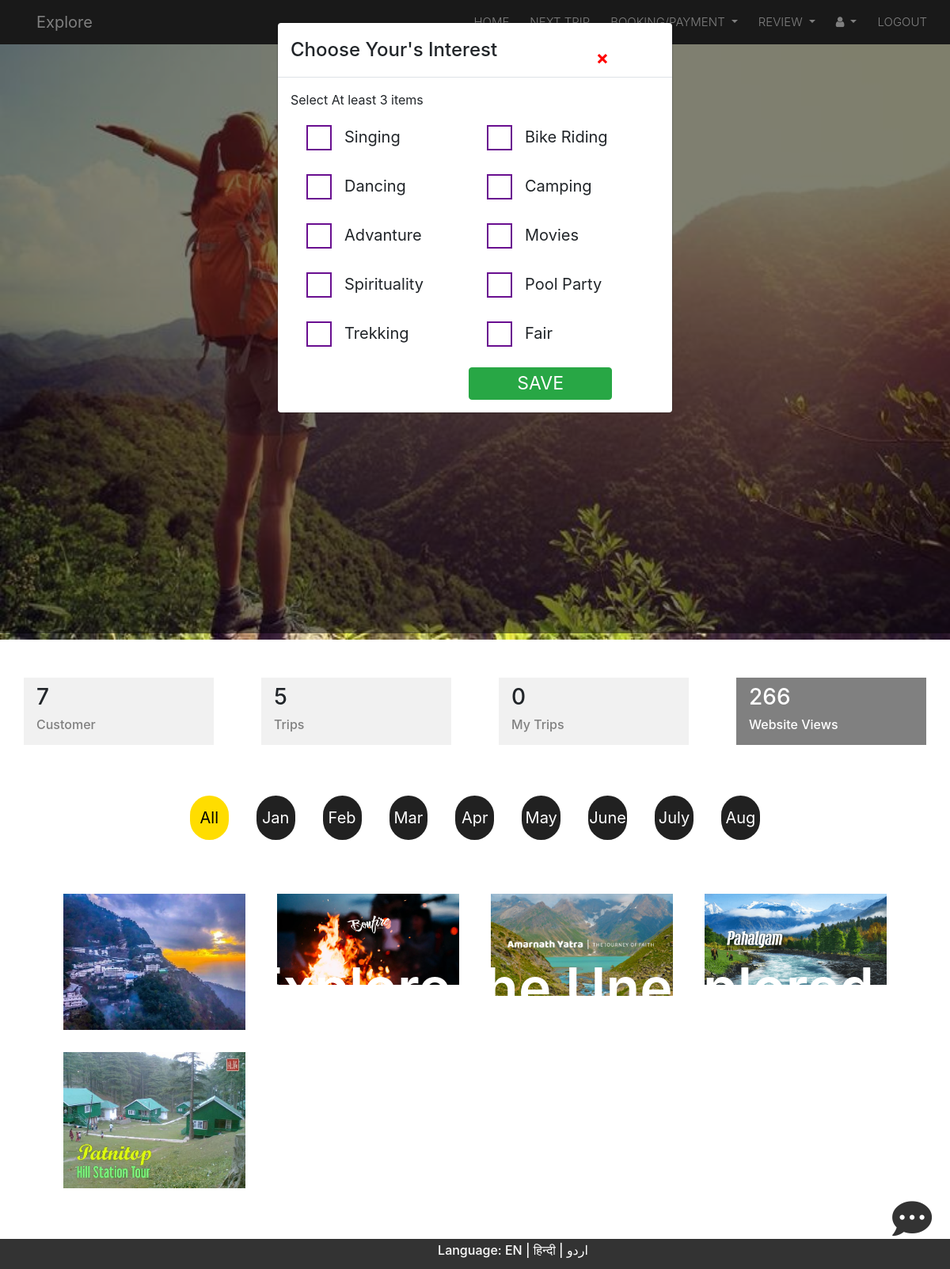
Screenshot of /weekend/login/home.php with the database file from the repository.
### tables this page shows
CREATE TABLE `traffic` (
  `traffic_id` smallint(5) UNSIGNED NOT NULL,
  `website` varchar(10) NOT NULL,
  `views` smallint(5) UNSIGNED NOT NULL
);

CREATE TABLE `weekend_plans` (
  `plan_id` smallint(8) UNSIGNED NOT NULL,
  `trip_name` varchar(30) NOT NULL,
  `pickup_point` varchar(80) NOT NULL,
  `arrival_time` char(10) NOT NULL,
  `start_date` date DEFAULT NULL,
  `end_date` date DEFAULT NULL,
  `destination` varchar(50) DEFAULT NULL,
  `fee_charges` smallint(7) UNSIGNED DEFAULT NULL,
  `members` char(2) NOT NULL,
  `cmn_interest` varchar(20) NOT NULL,
  `stay_address` varchar(60) DEFAULT NULL,
  `post_date` timestamp NOT NULL DEFAULT current_timestamp(),
  `booking_member` char(2) NOT NULL,
  `map` varchar(255) NOT NULL,
  `note` varchar(255) NOT NULL
);

CREATE TABLE `trip_gallery` (
  `gallery_id` smallint(8) UNSIGNED NOT NULL,
  `plan_id` smallint(8) UNSIGNED NOT NULL,
  `source` varchar(40) NOT NULL
);

### weekend/select_lang.php (called while the page is built, shortened)
<?php
 if (isset($_GET['lang'])) {
     $set_lang=$_GET['lang'];
  }else{
    $set_lang='en';
  }
  $lang=array();
if ($set_lang=='en') {
  $lang['lang']='Language';
  $lang['home']='HOME';
  $lang['about']='ABOUT';
  $lang['contact']='CONTACT';
  $lang['faq']='FAQs';
  $lang['login']='LOGIN';
  $lang['enroll']='Enroll Yourself';
  $lang['explore']='Explore the Unexplored';
  $lang['weekend']='Weekend Planer';
  $lang['enjoy']='Enjoy trips with new friends.';
  $lang['popular']='Popular Places';
  $lang['see']='see the most featured places';
  $lang['1']='KATRA VAISHNO DEVI';
  $lang['believe']='We believe that Travel brings knowledge, Knowledge brings opportunity and Opportunity brings prosperity';
  $lang['2']='SRINAGAR';
  $lang['3']='PATNITOP';
  $lang['visit']='visit now!';
  $lang['about_us']='ABOUT US';
  $lang['world']='Explore The World With Us';
  $lang['why']='Why Choose Us?';
  $lang['travel']='We believe that Travel brings knowledge, Knowledge brings opportunity and Opportunity brings prosperity. It is a weekend trip where the management believes in transparency, trust, knowledge distribution and providing quality to our customers.';
  $lang['read']='Read more';
  $lang['about_p']='We believe that Travel brings knowledge, Knowledge brings opportunity and Opportunity brings prosperity. Explore is not only business for us, but its a philosophy. It is a weekend trip where the management believes in transparency, trust, knowledge distribution and providing quality to our customers. Our customers are our biggest brand ambassadors and our employees are our biggest strengths.';
  $lang['about_p1']='There is no such website which schedules weekend trip for like minded people.
               You can plan trips with your friends but going on trips with strangers having same hobbies as yours is not something you can do on your own this where our website provides you this facility so you can enjoy a wonderful trip with some like minded people within your city.';
   $lang['about_p2']='This website allow customers to easily access all the information and details needed to make their  arrangements. With all the information at their fingertips, customers can make decisions at their convenience. It involves online booking  the process into a pain-free, step-by-step booking experience, which they can do at any time. This allow you to keep track of how consumers decide to spend their money.';
   $lang['Quick_Links']='Quick Links' ;
   $lang['Contact_Info']='Contact Info';
   $lang['CONTACT_US']='CONTACT US';
   $lang['address']='Address';
   $lang['mail']='E-Mail';
   $lang['phone']='Phone';
   $lang['touch']='Get in touch';
   $lang['full_name']='Full Name';
   $lang['message']='Message';
   $lang['Forgot_Password']='Forgot Password?';
   $lang['s_login']='Login';
   $lang['enter_pswd']='Enter Password*';
   $lang['Password']='Password';
   $lang['Enter_Email_Id']='Enter Email*';
   $lang['Email_Id']='Email Id';
   $lang['Welcome']='Welcome';
   $lang['Login_Here']='Login Here';
   $lang['package_p']='You can plan trips with your friends but going on trips with strangers having same hobbies as yours is not something you can do on your own';
   $lang['Srinagar']='Srinagar';
   $lang['Katra']='KATRA';
   $lang['patnitop']='PATNITOP';
   $lang['srinagar']='SRINAGAR';
   $lang['mansar']='MANSAR';
   $lang['bhaderwah']='BHADERWAH';
   $lang['book_now']='Book now';
   $lang['P']='P';
   $lang['A']='A';
   $lang['C']='C';
   $lang['K']='K';
   $lang['G']='G';
   $lang['E']='E';
   $lang['S']='S';
   $lang['R']='R';
   $lang['V']='V';
}
?>

### weekend/php/code.php (called while the page is built, shortened)
<?php
abstract class clsConnection
{
    public function __construct()
    {
        $dbHost="localhost";
        $dbName="explore";
        $dbUser="root";
        $dbPassword="";
        try
        {
            $this->dbConn= new PDO("mysql:host=$dbHost;dbname=$dbName",$dbUser,$dbPassword);
        }
        catch(PDOException $e)
        {
            Echo "Connection failed" . $e->getMessage();
        }
    }
}
class clsUser extends clsConnection implements I_User
{
    public function UserCount(){
        try{
             $sql="SELECT COUNT(u_id) FROM user_tbl WHERE status=1";
             $stmt=$this->dbConn->prepare($sql);
             $stmt->execute();
             $result=$stmt->fetchAll();
           return $result;
        }
        catch (PDOException $e){
            echo "User Count Fetch Error:".$e->getMessage();
        }
    }
}
class clsWeekendPlans extends clsConnection implements I_WeekendPlans
{
     public function ShowWeekendPlans(){
        try{
             $sql="SELECT * FROM weekend_plans";
             $stmt=$this->dbConn->prepare($sql);
             $stmt->execute();
             $result=$stmt->fetchAll();
           return $result;
        }
        catch (PDOException $e){
            echo "Show Weekend plans Error:".$e->getMessage();
        }
    }
     public function TripCount(){
        try{
             $sql="SELECT COUNT(plan_id) FROM weekend_plans";
             $stmt=$this->dbConn->prepare($sql);
             $stmt->execute();
             $result=$stmt->fetchAll();
           return $result;
        }
        catch (PDOException $e){
            echo "Trip Count Fetch Error:".$e->getMessage();
        }
    }
}
class clsTripGallery extends clsConnection implements I_TripGallery
{
     public function Gallery($plan_id){
        try{
             $sql="SELECT * FROM trip_gallery WHERE plan_id=:plan_id";
             $stmt=$this->dbConn->prepare($sql);
             $stmt->bindParam(':plan_id',$plan_id);
             $stmt->execute();
             $result=$stmt->fetchAll();
           return $result;
        }
        catch (PDOException $e){
            echo "Gallery Error:".$e->getMessage();
        }
    }
}
class clsPlanPurchase extends clsConnection implements I_PlanPurchase
{
    public function CountUserTrip($u_id){
        try{
             $sql="SELECT count(u_id) FROM plan_purchase WHERE u_id=:u_id and pay_status=1";
             $stmt=$this->dbConn->prepare($sql);
             $stmt->bindParam(':u_id',$u_id);
             $stmt->execute();
             $result=$stmt->fetchAll();
           return $result;
        }
        catch (PDOException $e){
            echo "Trip Booking Error:".$e->getMessage();
        }
    }
}
class clsTraffic extends clsConnection implements I_Traffic
{
    public function ShowTraffic(){
        try{
             $sql="SELECT * FROM traffic";
             $stmt=$this->dbConn->prepare($sql);
             $stmt->execute();
             $result=$stmt->fetchAll();
           return $result;
        }
        catch (PDOException $e){
            echo "Traffic Fetch Error:".$e->getMessage();
        }
    }
}
?>

### weekend/login/home.php (the view, shortened to what this page needs)
<?php session_start();
     require_once('../php/code.php');
     include'../select_lang.php';
     $f_name="";
     $l_name="";
 ?>
 <!DOCTYPE html>
<html lang="en">
   <head>
     <?php include'../links/links.php'; ?>
          <link rel="stylesheet" href="css/home.css">
          <link rel="stylesheet" href="css/chat.css">
           <link rel="stylesheet" href="css/hobby.css">
   </head>
   <body>
 <?php include'title_bar.php'; ?>
 <?php include'hobby.php'; ?>
      <div class="home-img">
        <div class="content">
              <h1><?php echo $lang['explore']; ?><br><?php echo $lang['weekend']; ?></h1><br>
              <p><?php echo $lang['Welcome']; ?> <?php echo $f_name; ?> <?php echo  $l_name; ?></p>
        </div>
 </div>
 <br><br>
                   <?php
                          $Obj=new clsUser();
                          $info=$Obj->UserCount();
                          $FunObj=new clsWeekendPlans();
                          $counttrip=$FunObj->TripCount();
                        foreach ($info as $data_info) {
                            $ans=$data_info['COUNT(u_id)'];
                          }
                          foreach ($counttrip as $data_count) {
                            $answer=$data_count['COUNT(plan_id)'];
                          }
                       $T_Obj=new clsTraffic();
                       $t_result=$T_Obj->ShowTraffic();
                       foreach ($t_result as $t_arr) {
                         $traffic=$t_arr['views'];
                         }
                       $P_Obj=new clsPlanPurchase();
                       $P_result=$P_Obj->CountUserTrip($u_id);
                       foreach ($P_result as $P_arr) {
                         $my_trip=$P_arr['count(u_id)'];
                       }
                          ?>
       <div class="main-content">
           <span class="box">
             <h3><?php echo $ans; ?></h3>
             <h6><?php echo $lang['txt12']; ?></h6>
           </span>
             <span class="box">
             <h3><?php echo $answer; ?></h3>
            <h6><?php echo $lang['txt13']; ?></h6>
           </span>
            <span class="box">
             <h3><?php echo $my_trip; ?></h3>
             <h6><?php echo $lang['txt6']; ?></h6>
           </span>
             <span class="traffic">
             <h3><?php echo $traffic; ?></h3>
            <h6><?php echo $lang['txt14']; ?></h6>
          </span>
        </div>
  <br>
      <div class="carousel-box">
         <div class="carousel owl-carousel items">
            <div class="item month" data-name="all">
               <?php echo $lang['txt7']; ?>
            </div>
            <div class="item" data-name="Jan">
               <?php echo $lang['txt57']; ?>
            </div>
            <div class="item" data-name="Feb">
               <?php echo $lang['txt58']; ?>
            </div>
            <div class="item" data-name="Mar">
               <?php echo $lang['txt59']; ?>
            </div>
            <div class="item" data-name="Apr">
               <?php echo $lang['txt60']; ?>
            </div>
            <div class="item" data-name="May">
               <?php echo $lang['txt61']; ?>
            </div>
            <div class="item" data-name="Jun">
               <?php echo $lang['txt62']; ?>
            </div>
            <div class="item" data-name="Jul">
               <?php echo $lang['txt63']; ?>
            </div>
            <div class="item" data-name="Aug">
               <?php echo $lang['txt64']; ?>
            </div>
         </div>
      </div>
   <div class="wrapper">
    <div class="gallery">
            <?php
                 $FunObj=new clsWeekendPlans();
                 $result=$FunObj->ShowWeekendPlans();
                $Obj=new clsTripGallery();
                 foreach ($result as $data) {
                  $plan_id=$data['plan_id'];
                  $post_date=$data['start_date'];
                   $sol=$Obj->Gallery($plan_id);
               foreach ($sol as $row){
                $source=$row['source'];
                break;
               }
               ?>
      <div class="image" data-name="<?php echo date('M', strtotime("$post_date")); ?>"><span><button class="btn" value="<?php echo $plan_id;?>" onclick="getplanid(this);"><img src="../img/<?php echo $source; ?>"></button></span></div>
      <?php
             }
       ?>
    </div>
  </div>
  <button type="button" class="btn chatting-box" data-toggle="modal" data-target="#myModal">
  <i class="fas fa-comment-dots"></i>
</button>
<footer>
  <h6><div class="lang_btn">
     <?php echo $lang['lang']; ?>: <a href="home.php?lang=en">EN | </a><a href="home.php?lang=hi">हिन्दी</a><a href="home.php?lang=ur"> | اردو</a>
   </div></h6>
</footer>
   </body>
</html>

### weekend/login/css/home.css (style rules this page uses)
* { box-sizing: border-box; }
.wrapper { padding: 0px 60px; padding-bottom: 50px; }
.home-img .content { position: absolute; right: 6rem; bottom:9rem; color: #fff; font-weight: 600; }
.content h1 { font-size: 70px; font-weight: 600; }
.content p { font-size: 25px; text-transform: uppercase; }
.main-content { display: flex; justify-content: space-around; padding-bottom: 40px; }
.main-content h6 { color: grey; }
.main-content .box { width: 20%; padding:.5rem 1rem; background: #f1f1f1; }
.main-content .traffic { background: grey; color: #fff; width: 20%; padding:.5rem 1rem; }
.main-content .traffic h6 { color: #fff; }
.chatting-box { position: fixed; right: 10px; bottom:2rem; z-index: 2000; }
.chatting-box i { color: #333333; font-size: 50px; }
.lang_btn { margin-left:6rem; color: #fff; }
.lang_btn a { color: #fff; }
footer { background:#333333; color:#fff; text-align: center; padding: 5px; }
.carousel-box { width: 100%; display: flex; justify-content: center; }
.carousel { width: 60%; }
.carousel .item { display: flex; justify-content: center; cursor: pointer; color: #fff; background: #212121; padding: 13px; text-align: center; font-size: 20px; border-radius: 30px; }
.carousel .month { color: #000; background: #ffdd00; }
.gallery { display: flex; flex-wrap: wrap; margin-top: 30px; }
.gallery .image { width: calc(100% / 4); padding: 7px; cursor: pointer; }
.gallery .image span { display: flex; width: 100%; overflow: hidden; }
.gallery .image img { width: 100%; vertical-align: middle; transition: all 0.3s ease; }

### rows the page displays
traffic: views "266"
weekend_plans: $plan_id 1 (drawn), trip_gallery.source (picture)
weekend_plans: $plan_id 2 (drawn), trip_gallery.source (picture)
weekend_plans: $plan_id 3 (drawn), trip_gallery.source (picture)
weekend_plans: $plan_id 4 (drawn), trip_gallery.source (picture)
weekend_plans: $plan_id 5 (drawn), trip_gallery.source (picture)

### other values shown
$lang['txt5'] "REVIEW"
$lang['txt8'] "LOGOUT"
$lang['txt97'] "Choose Your's Interest"
$lang['txt98'] "Select At least 3 items"
$lang['txt99'] "Singing"
$lang['txt100'] "Dancing"
$lang['txt101'] "Advanture"
$lang['txt102'] "Spirituality"
$lang['txt103'] "Trekking"
$lang['txt104'] "Bike Riding"
$lang['txt105'] "Camping"
$lang['txt106'] "Movies"
$lang['txt107'] "Pool Party"
$lang['txt108'] "Fair"
$lang['txt90'] "SAVE"
